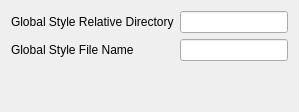
          <widget class="QWidget" name="tab_13">
           <attribute name="title">
            <string>Settings</string>
           </attribute>
           <layout class="QGridLayout" name="gridLayout_3">
            <item row="2" column="0">
             <spacer name="verticalSpacer_10">
              <property name="orientation">
               <enum>Qt::Vertical</enum>
              </property>
              <property name="sizeHint" stdset="0">
               <size>
                <width>20</width>
                <height>40</height>
               </size>
              </property>
             </spacer>
            </item>
            <item row="0" column="1">
             <widget class="QLineEdit" name="WSCSettings_GlobalStyleDir_LineEdit">
              <property name="toolTip">
               <string>Name of the file containing the Global Styles</string>
              </property>
             </widget>
            </item>
            <item row="0" column="0">
             <widget class="QLabel" name="label_13">
              <property name="toolTip">
               <string>Relative path to the global styles with in WWE Sharepoint folder. Default: Proj - FilesGIS_Reference_DataStyles_QGIS</string>
              </property>
              <property name="text">
               <string>Global Style Relative Directory</string>
              </property>
             </widget>
            </item>
            <item row="1" column="1">
             <widget class="QLineEdit" name="WSCSettings_GlobalStyleFile_LineEdit"/>
            </item>
            <item row="1" column="0">
             <widget class="QLabel" name="label_19">
              <property name="toolTip">
               <string>Name of the Global Style File</string>
              </property>
              <property name="text">
               <string>Global Style File Name</string>
              </property>
             </widget>
            </item>
           </layout>
          </widget>
